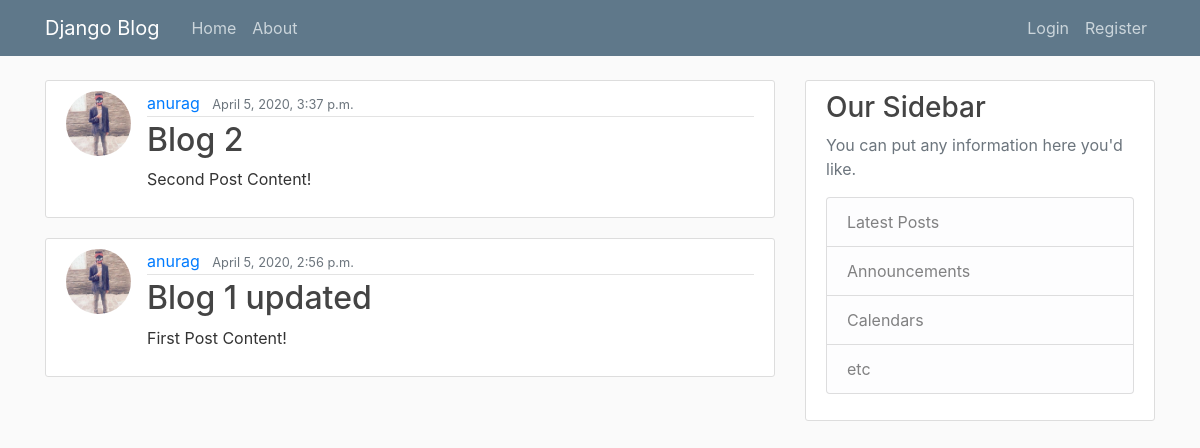
Before: / with the older database file.
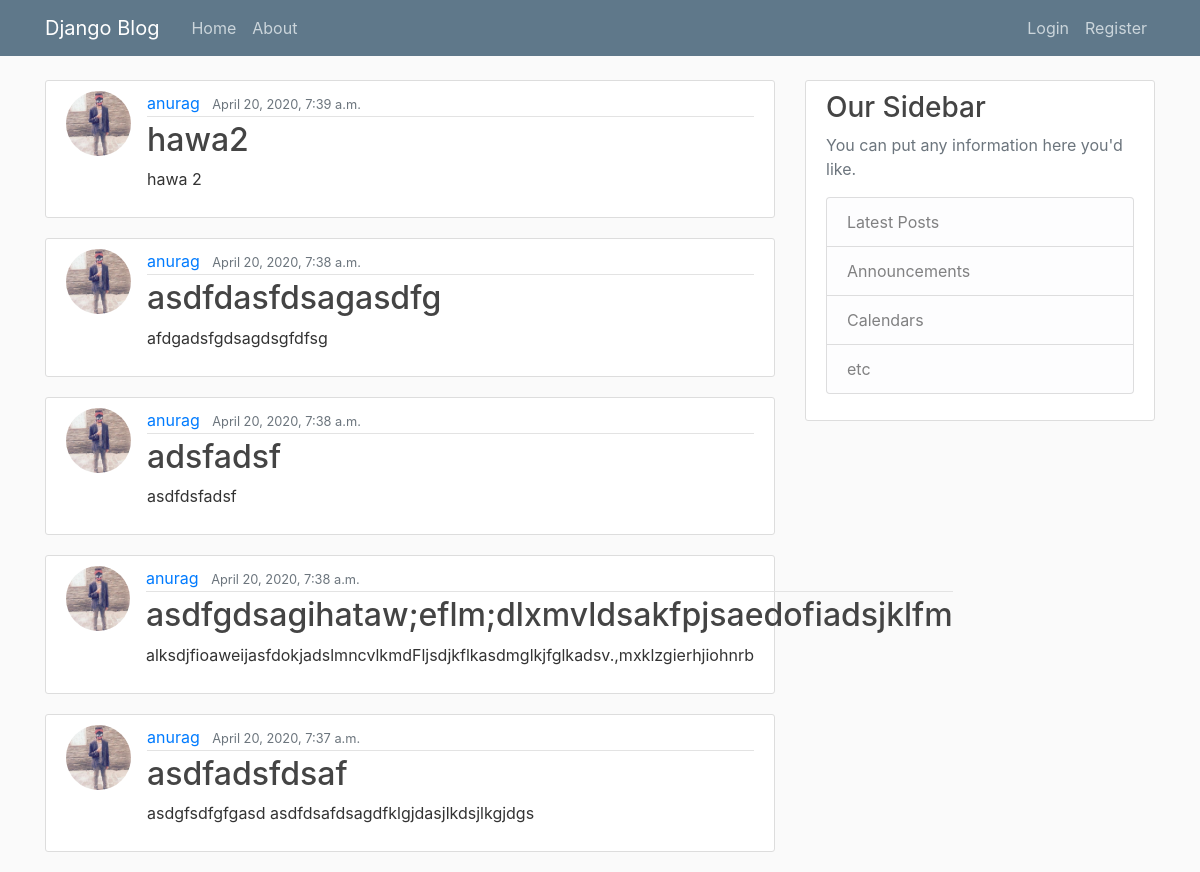
After: the same page with the newer database file.
### blog/models.py (models this page shows, shortened)
class Post(models.Model):
    title = models.CharField(max_length = 100)
    content = models.TextField()
    date_posted = models.DateTimeField(default = timezone.now)
    author = models.ForeignKey(User,on_delete = models.CASCADE)

### users/models.py (models this page shows, shortened)
class Profile(models.Model):
    user = models.OneToOneField(User, on_delete = models.CASCADE)
    image = models.ImageField(default = 'default.jpg',upload_to = 'profile_pics')

### blog/views.py (the view)
# urls.py: path('', PostListView.as_view(),name = 'blog-home'),
class PostListView(ListView):
    model = Post
    template_name = 'blog/home.html' # <app>/<model>_<viewtype>.html
    context_object_name = 'posts'
    ordering = ['-date_posted']
    paginate_by = 5

### blog/templates/blog/home.html
{% extends "blog/base.html" %}
{% block content %}
    {% for post in posts %}
        <article class="media content-section">
            <img class="rounded-circle article-img" src = "{{ post.author.profile.image.url }}">
            <div class="media-body">
                <div class="article-metadata">
                    <a class="mr-2" href="#">{{ post.author }}</a>
                    <small class="text-muted">{{ post.date_posted }}</small>
                </div>
                <h2><a class="article-title" href="#">{{ post.title }}</a></h2>
                <p class="article-content">{{ post.content }}</p>
            </div>
        </article>
    {% endfor %}
{% endblock content %}

### blog/templates/blog/base.html (shortened to what this page needs)
{% load static %}
<!DOCTYPE html>
<html>
<head>
    <link rel="stylesheet" href="https://maxcdn.bootstrapcdn.com/bootstrap/4.0.0/css/bootstrap.min.css">
    <link rel="stylesheet" type = "text/css" href="{% static 'blog/main.css' %}">
<head>
<body>
    <header class="site-header">
        <nav class="navbar navbar-expand-md navbar-dark bg-steel fixed-top">
            <div class="container">
                <a class="navbar-brand mr-4" href="{% url 'blog-home' %}">Django Blog</a>
                <div class="collapse navbar-collapse" id="navbarToggle">
                    <div class="navbar-nav mr-auto">
                        <a class="nav-item nav-link" href="{% url 'blog-home' %}">Home</a>
                        <a class="nav-item nav-link" href="{% url 'blog-about' %}">About</a>
                    </div>
                    <div class="navbar-nav">
                        {% if user.is_authenticated %}
                            <a class="nav-item nav-link" href="{% url 'post-create' %}">New Post</a>
                            <a class="nav-item nav-link" href="{% url 'profile' %}">Profile</a>
                            <a class="nav-item nav-link" href="{% url 'logout' %}">Logout</a>
                        {% else %}
                            <a class="nav-item nav-link" href="{% url 'login' %}">Login</a>
                            <a class="nav-item nav-link" href="{% url 'register' %}">Register</a>
                        {% endif %}
                    </div>
                </div>
            </div>
        </nav>
    </header>
    <main role="main" class="container">
      <div class="row">
        <div class="col-md-8">
          {% block content %}{% endblock %}
        </div>
        <div class="col-md-4">
          <div class="content-section">
            <h3>Our Sidebar</h3>
            <p class='text-muted'>You can put any information here you'd like.
              <ul class="list-group">
                <li class="list-group-item list-group-item-light">Latest Posts</li>
                <li class="list-group-item list-group-item-light">Announcements</li>
                <li class="list-group-item list-group-item-light">Calendars</li>
                <li class="list-group-item list-group-item-light">etc</li>
              </ul>
            </p>
          </div>
        </div>
      </div>
    </main>
</body>
</html>

### blog/static/blog/main.css (style rules this page uses)
body { background: #fafafa; color: #333333; margin-top: 5rem; }
h1, h2, h3, h4, h5, h6 { color: #444444; }
ul { margin: 0; }
.bg-steel { background-color: #5f788a; }
.site-header .navbar-nav .nav-link { color: #cbd5db; }
.content-section { background: #ffffff; padding: 10px 20px; border: 1px solid #dddddd; border-radius: 3px; margin-bottom: 20px; }
.article-title { color: #444444; }
.article-content { white-space: pre-line; }
.article-img { height: 65px; width: 65px; margin-right: 16px; }
.article-metadata { padding-bottom: 1px; margin-bottom: 4px; border-bottom: 1px solid #e3e3e3 }

Changed rows visible on the page:
no longer on this page (row edited): Post: author.profile.image (picture), author "anurag", date_posted "April 5, 2020, 3:37 p.m.", title "Blog 2", content "Second Post Content!"
no longer on this page (row unchanged): Post: author.profile.image (picture), author "anurag", date_posted "April 5, 2020, 2:56 p.m.", title "Blog 1 updated", content "First Post Content!"
added Post: author.profile.image (picture), author "anurag", date_posted "April 20, 2020, 7:39 a.m.", title "hawa2", content "hawa 2"
added Post: author.profile.image (picture), author "anurag", date_posted "April 20, 2020, 7:38 a.m.", title "asdfdasfdsagasdfg", content "afdgadsfgdsagdsgfdfsg"
added Post: author.profile.image (picture), author "anurag", date_posted "April 20, 2020, 7:38 a.m.", title "adsfadsf", content "asdfdsfadsf"
added Post: author.profile.image (picture), author "anurag", date_posted "April 20, 2020, 7:38 a.m.", title "asdfgdsagihataw;eflm;dlxmvldsakfpjsaedofiadsjklfm", content "alksdjfioaweijasfdokjadslmncvlkmdFljsdjkflkasdmglkjfglkadsv.,mxklzgierhjiohnrb"
added Post: author.profile.image (picture), author "anurag", date_posted "April 20, 2020, 7:37 a.m.", title "asdfadsfdsaf", content "asdgfsdfgfgasd asdfdsafdsagdfklgjdasjlkdsjlkgjdgs"
